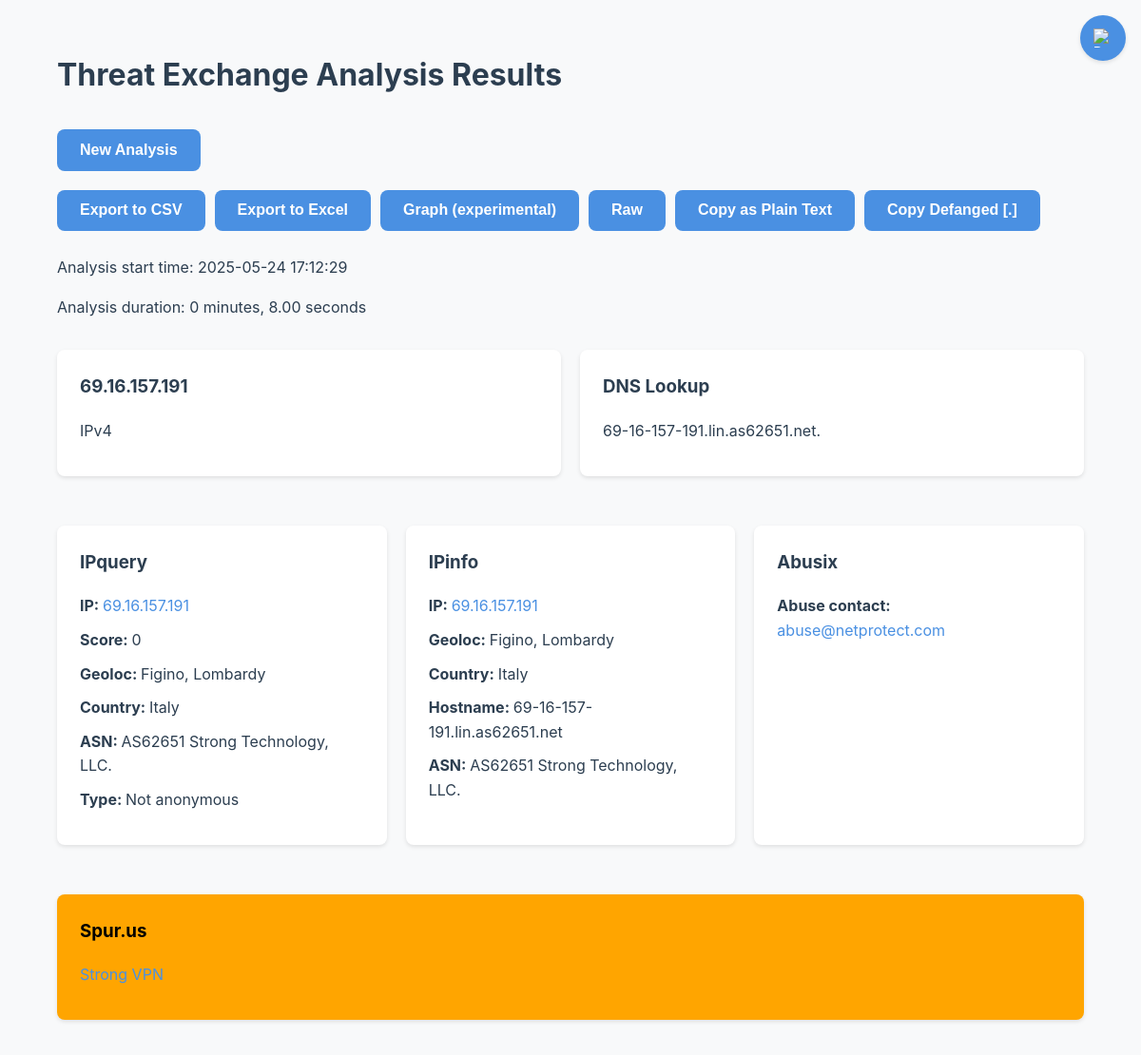
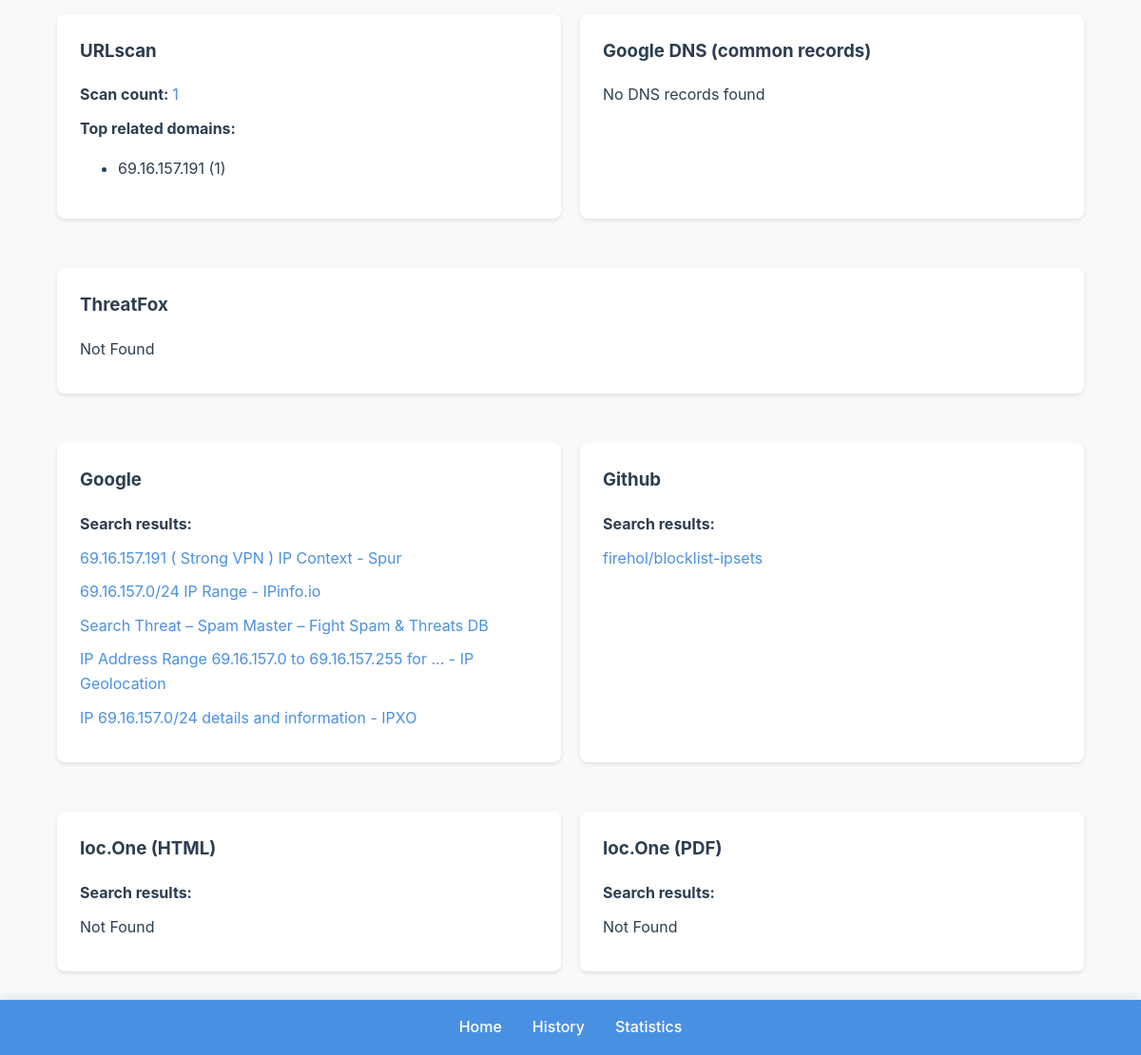
Page /results/81a723cb-9820-4c2e-b403-486c4d8a3d8c on the committed database (2 pictures, top to bottom).
### models/analysis_result.py (models this page shows)
class AnalysisResult(db.Model):
    id = db.Column(db.String, primary_key=True)
    results = db.Column(db.JSON, nullable=False)
    start_time = db.Column(db.Float, nullable=False)
    end_time = db.Column(db.Float, nullable=True)  # Permettre les valeurs NULL
    start_time_string = db.Column(db.String, nullable=False)
    end_time_string = db.Column(db.String, nullable=True)  # Permettre les valeurs NULL
    analysis_duration_string = db.Column(db.String, nullable=True)  # Permettre les valeurs NULL
    analysis_duration = db.Column(db.Float, nullable=True)  # Permettre les valeurs NULL
    selected_engines = db.Column(db.JSON, nullable=False)
    in_progress = db.Column(db.Boolean, default=True)

### app.py (the view)
@app.route("/results/<analysis_id>", methods=["GET"])
def show_results(analysis_id):
    display: str = request.args.get("display", "default")
    analysis_results = db.session.get(AnalysisResult, analysis_id)
    if analysis_results:
        return render_template(
            "results.html",
            analysis_results=analysis_results,
            API_PREFIX=API_PREFIX,
            display_mode=display,
        )
    return render_template("404.html"), 404

### templates/results.html (shortened to what this page needs)
{% extends "base.html" %}
{% block title %}Threat Exchange Analysis Results{% endblock title %}
{% block head %}
    {{ super() }}
{% endblock head %}
{% block content %}
<h1>{{ self.title() }}</h1>
<button class="btn" onclick="location.href='/'">New Analysis</button>
<div style="display: flex; gap: 10px; margin-left: 0;">
    <form method="GET" action="/export/{{ analysis_results.id }}"
        style="display: flex; gap: 10px; margin-left: 0;">
        <button type="submit" name="format" value="csv" class="btn">Export to CSV</button>
        <button type="submit" name="format" value="excel" class="btn">Export to Excel</button>
    </form>
    <button class="btn" onclick="location.href='/graph/{{ analysis_results.id }}'">Graph (experimental)</button>
    <button class="btn" onclick="location.href='/{{ API_PREFIX }}/results/{{ analysis_results.id }}'">Raw</button>
    <button class="btn" onclick="copyAsPlainText()">Copy as Plain Text</button>
    <button class="btn" onclick="copyAsDefanged()">Copy Defanged [.]</button>
</div>
<p>Analysis start time: {{ analysis_results.start_time_string }}</p>
<p>Analysis duration: {{ analysis_results.analysis_duration_string }}</p>
    {% if display_mode == "table" or analysis_results.results | length > 1 %}
        {% include "display_table.html" %}
    {% elif analysis_results.results | length == 1 %}
        {% include "display_cards.html" %}
    {% endif %}
</div>
{% endblock content %}

### templates/display_cards.html (shortened to what this page needs)
<div class="cards-container">
    <div class="cards-results-container">
        <div class="card">
            <h3 title="{{ analysis_results.results[0].observable }}">{{
                analysis_results.results[0].observable[:64] }}</h3>
            <p>{{ analysis_results.results[0].type }}</p>
        </div>
        {% if analysis_results.results[0].reverse_dns and analysis_results.results[0].reverse_dns.reverse_dns %}
        {% include "engine_layouts/reverse_dns_card.html" %}
        {% endif %}
    </div>
    <div class="cards-results-container">
        {% if analysis_results.results[0].ipquery %}
        {% include "engine_layouts/ipquery_card.html" %}
        {% endif %}
        {% if analysis_results.results[0].ipinfo %}
        {% include "engine_layouts/ipinfo_card.html" %}
        {% endif %}
        {% if analysis_results.results[0].abusix %}
        {% include "engine_layouts/abusix_card.html" %}
        {% endif %}
    </div>
    <div class="cards-results-container">
        {% if analysis_results.results[0].spur %}
        {% include "engine_layouts/spur_card.html" %}
        {% endif %}
    </div>
    <div class="cards-results-container">
        {% if analysis_results.results[0].urlscan %}
        {% include "engine_layouts/urlscan_card.html" %}
        {% endif %}
        {% if analysis_results.results[0].google_dns %}
        {% include "engine_layouts/google_dns_card.html" %}
        {% endif %}
    </div>
    <div class="cards-results-container">
        {% if analysis_results.results[0].threatfox %}
        {% include "engine_layouts/threatfox_card.html" %}
        {% endif %}
    </div>
    <div class="cards-results-container">
        {% if analysis_results.results[0].google %}
        {% include "engine_layouts/google_card.html" %}
        {% endif %}
        {% if analysis_results.results[0].github %}
        {% include "engine_layouts/github_card.html" %}
        {% endif %}
    </div>
    <div class="cards-results-container">
        {% if analysis_results.results[0].ioc_one_html %}
        {% include "engine_layouts/ioc_one_html_card.html" %}
        {% endif %}
        {% if analysis_results.results[0].ioc_one_pdf %}
        {% include "engine_layouts/ioc_one_pdf_card.html" %}
        {% endif %}
    </div>
</div>

### templates/engine_layouts/reverse_dns_card.html
<div class="card">
    <h3>DNS Lookup</h3>
    <p>{{ analysis_results.results[0].reverse_dns.reverse_dns | join(', ') }}</p>
</div>

### templates/engine_layouts/ipquery_card.html (shortened to what this page needs)
{% if (analysis_results.results[0].ipquery.is_proxy or analysis_results.results[0].ipquery.is_vpn or
analysis_results.results[0].ipquery.is_tor) %}
<div class="card warning-row" style="background-color: orange;">
    {% elif analysis_results.results[0].ipquery.risk_score > 50 %}
    <div class="card high-risk" style="background-color: red;">
        {% else %}
        <div class="card">
            {% endif %}
            <h3>IPquery</h3>
            <p><strong>IP: </strong><a href="{{ analysis_results.results[0].ipquery.link }}" target="_blank">{{
                    analysis_results.results[0].ipquery.ip }}</a></p>
            <p><strong>Score: </strong>{{ analysis_results.results[0].ipquery.risk_score }}</p>
            <p><strong>Geoloc: </strong>{{ analysis_results.results[0].ipquery.geolocation }}</p>
            <p><strong>Country: </strong>{{ analysis_results.results[0].ipquery.country_name }} </p>
            <p><strong>ASN: </strong>{{ analysis_results.results[0].ipquery.asn }} {{
                analysis_results.results[0].ipquery.isp }}</p>
            {% if not analysis_results.results[0].ipquery.is_tor and not analysis_results.results[0].ipquery.is_vpn
            and not analysis_results.results[0].ipquery.is_proxy %}
            <p><strong>Type: </strong>Not anonymous</p>
            {% endif %}
        </div>

### templates/engine_layouts/ipinfo_card.html (shortened to what this page needs)
<div class="card">
    <h3>IPinfo</h3>
    <p><strong>IP: </strong><a href="{{ analysis_results.results[0].ipinfo.link }}" target="_blank">{{
            analysis_results.results[0].ipinfo.ip }}</a></p>
    <p><strong>Geoloc: </strong>{{ analysis_results.results[0].ipinfo.geolocation }}</p>
    <p><strong>Country: </strong>{{ analysis_results.results[0].ipinfo.country_name }} </p>
    <p><strong>Hostname: </strong>{{ analysis_results.results[0].ipinfo.hostname }}</p>
    <p><strong>ASN: </strong>{{ analysis_results.results[0].ipinfo.asn }}</p>
</div>

### templates/engine_layouts/abusix_card.html
<div class="card">
    <h3>Abusix</h3>
    <p><strong>Abuse contact: </strong><a
            href="mailto:{{ analysis_results.results[0].abusix.abuse }}?subject=Report of abuse concerning {{ analysis_results.results[0].observable }}&body=Hello,%0D%0A%0D%0AOur team found out that your {{ analysis_results.results[0].type }} {{ analysis_results.results[0].observable }} does malicious activity.%0D%0A%0D%0APlease take actions.">{{
            analysis_results.results[0].abusix.abuse }}</a></p>
</div>

### templates/engine_layouts/spur_card.html
{% if analysis_results.results[0].spur and analysis_results.results[0].spur.tunnels not in ['Not anonymous', 'Non
applicable'] %}
<div class="card warning-row" style="background-color: orange;">
    {% else %}
    <div class="card">
        {% endif %}
        <h3>Spur.us</h3>
        <p><a href="{{ analysis_results.results[0].spur.link }}" target="_blank">{{
                analysis_results.results[0].spur.tunnels }}</a></p>
    </div>

### templates/engine_layouts/urlscan_card.html
<div class="card">
    <h3>URLscan</h3>
    <p><strong>Scan count: </strong><a href="{{ analysis_results.results[0].urlscan.link }}"
        target="_blank">{{ analysis_results.results[0].urlscan.scan_count }}</a></p>
    {% if analysis_results.results[0].urlscan.scan_count == 0 %}
        <p>Not Found</p>
    {% else %}
        <p><strong>
            {% if analysis_results.results[0].type in ["FQDN", "URL"] %}
                Top domains:
            {% else %}
                Top related domains:
            {% endif %}
        </strong></p>
        <ul>
        {% for domain in analysis_results.results[0].urlscan.top_domains %}
            <li>{{ domain.domain }} ({{ domain.count }})</li>
        {% endfor %}
        </ul>
    {% endif %}
</div>

### static/styles.css (style rules this page uses)
:root { --primary-color: #4a90e2; --primary-hover-color: #357abd; --background-color: #f8f9fa; --text-color: #2c3e50; --border-color: #e9ecef; --border-radius: 8px; --dark-background-color: #1a1f24; --dark-text-color: #e1e1e1; --dark-border-color: #2d3748; --dark-primary-color: #4a90e2; --dark-primary-hover-color: #357abd; --box-shadow: 0 2px 4px rgba(0, 0, 0, 0.1); }
body { font-family: 'Inter', -apple-system, BlinkMacSystemFont, 'Segoe UI', Roboto, sans-serif; background-color: var(--background-color); color: var(--text-color); margin: 0; padding: 0; line-height: 1.6; }
.btn { padding: 0.8rem 1.5rem; border-radius: var(--border-radius); font-weight: 600; background-color: var(--primary-color); color: white; border: none; cursor: pointer; transition: transform 0.2s, background-color 0.3s; margin: 10px 0; font-size: 1rem; }
.warning-row { background-color: #ffc107; color: black; }
a { color: var(--primary-color); text-decoration: none; transition: color 0.3s; }
.card { background: white; border-radius: var(--border-radius); padding: 1.5rem; margin: 1rem 0; box-shadow: var(--box-shadow); transition: transform 0.2s; flex: 1; min-width: 250px; }
.card h3 { margin-top: 0; }
.card p { margin: 10px 0; }
.cards-container { display: flex; flex-wrap: wrap; align-items: center; gap: 20px; }
.cards-results-container { display: flex; flex-wrap: wrap; gap: 20px; width: 100%; }

### rows in the picture
AnalysisResult: start_time_string "2025-05-24 17:12:29", analysis_duration_string "0 minutes, 8.00 seconds", results "69.16.157.191", results "IPv4", results "69-16-157-191.lin.as62651.net.", results "0", results "Figino, Lombardy", results "Italy", results "AS62651", results "Strong Technology, LLC.", results "69-16-157-191.lin.as62651.net", results "AS62651 Strong Technology, LLC.", results "abuse@netprotect.com", results "Strong VPN", results "1"

### other values in the picture
{{ domain.domain }} "69.16.157.191"
{{ domain.count }} "1"
{{ search_result.title }} "69.16.157.191 ( Strong VPN ) IP Context - Spur" "69.16.157.0/24 IP Range - IPinfo.io" "Search Threat – Spam Master – Fight Spam & Threats DB" "IP Address Range 69.16.157.0 to 69.16.157.255 for ... - IP Geolocation" "IP 69.16.157.0/24 details and information - IPXO"
{{ search_result.title }} "firehol/blocklist-ipsets"
